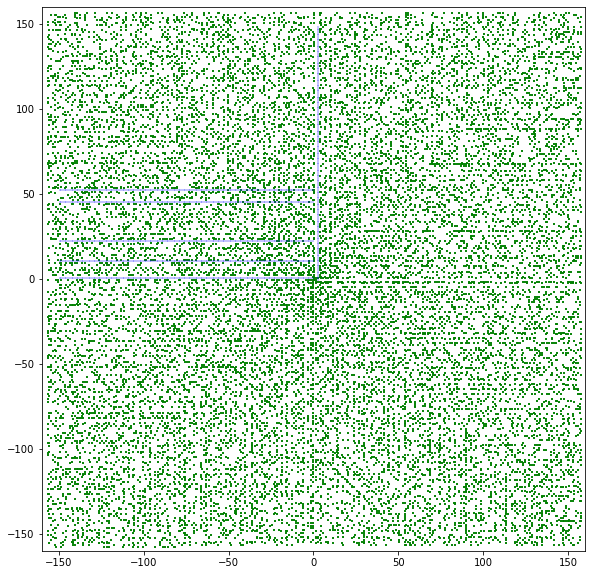

Python code for this plot:
# -*- coding: utf-8 -*-
"""
Created on Fri Dec 31 11:07:50 2021

@author: bentg
"""

import numpy as np
import matplotlib.pyplot as plt
import sympy.ntheory as nt 


grid_size = 99000

grid_x = np.zeros(grid_size)
grid_y = np.zeros(grid_size)
prime_x = np.zeros(grid_size)
prime_y = np.zeros(grid_size)
comp_x = np.zeros(grid_size)
comp_y = np.zeros(grid_size)



# BUILD THE GRID
grid_x[1] = 1
grid_x[2] = 1
grid_y[1] = 0
grid_y[2] = 1


for n in np.arange(2,grid_size-1):
    if grid_x[n] == grid_y[n] and grid_x[n]+grid_y[n] > 0:  #top-right
        step_x = -1
        step_y = 0
    elif -grid_x[n] == grid_y[n] and grid_x[n] < 0:  #top-left
        step_x = 0
        step_y = -1
    elif grid_x[n] == grid_y[n] and grid_x[n]+grid_y[n] < 0:  #bottom-left
        step_x = 1
        step_y = 0
    elif -grid_x[n] + 1 == grid_y[n] and grid_x[n] > 0:  #bottom-right
        step_x = 0
        step_y = 1
    
    next_x = grid_x[n] + step_x    
    next_y = grid_y[n] + step_y
    
    grid_x[n+1] = grid_x[n] + step_x
    grid_y[n+1] = grid_y[n] + step_y



# COLLECT THE PRIMES & COMPOSITES
x_not = []
y_not = []

plt.figure(figsize=(10,10))

for n, val in enumerate(np.arange(0,grid_size*2,2)):
    if nt.isprime(val+1):
        prime_x[n] = grid_x[n]
        prime_y[n] = grid_y[n]       
    else:
        comp_x[n] = grid_x[n]
        comp_y[n] = grid_y[n]
    
    # plt.annotate(val+1,(grid_x[n],grid_y[n]-.2),fontsize=7,ha='center')
   

plt.scatter(prime_x,prime_y,marker='s',s=1,c='g')
# plt.scatter(x_not,y_not,marker='s',s=200,c='white')
plt.scatter(np.arange(-150,0),np.ones(150)*1,marker='s',s=1,c='#0000FF33')           #11, 23, 46
plt.scatter(np.arange(-150,0),np.ones(150)*11,marker='s',s=1,c='#0000FF33')           #11, 23, 46
plt.scatter(np.arange(-150,0),np.ones(150)*23,marker='s',s=1,c='#0000FF33')           #11, 23, 46
plt.scatter(np.arange(-150,0),np.ones(150)*46,marker='s',s=1,c='#0000FF33')           #11, 23, 46
plt.scatter(np.arange(-150,0),np.ones(150)*53,marker='s',s=1,c='#0000FF33')           #11, 23, 46
plt.scatter(np.ones(150)*2,np.arange(0,150),marker='s',s=1,c='#0000FF33')

ax = 160    
plt.xlim((-ax,ax))
plt.ylim((-ax,ax))
plt.gca().set_aspect('equal')
